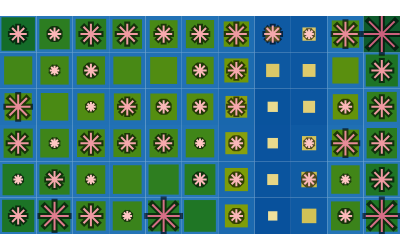

The cell this chart's notebook holds for it:
### Code cell
fig3 = basin.pond() \
    .pad_layer(gap="nogap") \
    .petal_layer() \
    .visualize(**plot_args);

### Figure 1 — Plotly figure (JSON) as saved in the notebook; plotly's stock layout.template omitted (floating-point values rounded to 4 significant figures)
{"data": [{"marker": {"color": "black", "line": {"color": "black", "width": 6}, "opacity": 0.6, "size": [17.14, 28.46, 20.91, 9.6, 32.23, 13.37, 13.37, 32.23, 9.6, 17.14, 9.6, 13.37, 13.37, 13.37, 9.6, 20.91, 20.91, 9.6, 20.91, 17.14, 17.14, 9.6, 13.37, 9.6, 24.69, 20.91, 24.69, 9.6, 17.14, 13.37, 13.37, 17.14, 13.37, 20.91, 9.6, 13.37, 13.37, 17.14, 20.91, 17.14, 13.37, 20.91, 20.91, 17.14, 17.14, 20.91, 17.14, 9.6, 24.69, 36.0], "symbol": "asterisk"}, "mode": "markers", "name": "Halo Layer", "x": [0, 1, 2, 3, 4, 6, 9, 10, 0, 1, 2, 5, 6, 8, 9, 10, 0, 1, 2, 3, 4, 5, 6, 8, 9, 10, 0, 2, 3, 4, 5, 6, 9, 10, 1, 2, 5, 6, 10, 0, 1, 2, 3, 4, 5, 6, 7, 8, 9, 10], "y": [0, 0, 0, 0, 0, 0, 0, 0, 1, 1, 1, 1, 1, 1, 1, 1, 2, 2, 2, 2, 2, 2, 2, 2, 2, 2, 3, 3, 3, 3, 3, 3, 3, 3, 4, 4, 4, 4, 4, 5, 5, 5, 5, 5, 5, 5, 5, 5, 5, 5], "type": "scatter"}, {"marker": {"color": [3, 6, 4, 1, 7, 2, 2, 7, 1, 3, 1, 2, 2, 2, 1, 4, 4, 1, 4, 3, 3, 1, 2, 1, 5, 4, 5, 1, 3, 2, 2, 3, 2, 4, 1, 2, 2, 3, 4, 3, 2, 4, 4, 3, 3, 4, 3, 1, 5, 8], "colorscale": [[0.0, "rgb(255, 198, 196)"], [0.3333, "rgb(244, 163, 168)"], [0.6667, "rgb(227, 129, 145)"], [1.0, "rgb(204, 96, 125)"]], "line": {"color": [3, 6, 4, 1, 7, 2, 2, 7, 1, 3, 1, 2, 2, 2, 1, 4, 4, 1, 4, 3, 3, 1, 2, 1, 5, 4, 5, 1, 3, 2, 2, 3, 2, 4, 1, 2, 2, 3, 4, 3, 2, 4, 4, 3, 3, 4, 3, 1, 5, 8], "colorscale": [[0.0, "rgb(255, 198, 196)"], [0.3333, "rgb(244, 163, 168)"], [0.6667, "rgb(227, 129, 145)"], [1.0, "rgb(204, 96, 125)"]], "width": 2}, "opacity": 1, "size": [14.29, 23.71, 17.43, 8.0, 26.86, 11.14, 11.14, 26.86, 8.0, 14.29, 8.0, 11.14, 11.14, 11.14, 8.0, 17.43, 17.43, 8.0, 17.43, 14.29, 14.29, 8.0, 11.14, 8.0, 20.57, 17.43, 20.57, 8.0, 14.29, 11.14, 11.14, 14.29, 11.14, 17.43, 8.0, 11.14, 11.14, 14.29, 17.43, 14.29, 11.14, 17.43, 17.43, 14.29, 14.29, 17.43, 14.29, 8.0, 20.57, 30.0], "symbol": "asterisk"}, "mode": "markers", "name": "Training Activation", "x": [0, 1, 2, 3, 4, 6, 9, 10, 0, 1, 2, 5, 6, 8, 9, 10, 0, 1, 2, 3, 4, 5, 6, 8, 9, 10, 0, 2, 3, 4, 5, 6, 9, 10, 1, 2, 5, 6, 10, 0, 1, 2, 3, 4, 5, 6, 7, 8, 9, 10], "y": [0, 0, 0, 0, 0, 0, 0, 0, 1, 1, 1, 1, 1, 1, 1, 1, 2, 2, 2, 2, 2, 2, 2, 2, 2, 2, 3, 3, 3, 3, 3, 3, 3, 3, 4, 4, 4, 4, 4, 5, 5, 5, 5, 5, 5, 5, 5, 5, 5, 5], "type": "scatter"}], "layout": {"shapes": [{"fillcolor": "rgb(41, 121, 185)", "layer": "between", "line": {"width": 0}, "type": "rect", "x0": -0.5, "x1": 0.5, "xref": "x", "y0": -0.5, "y1": 0.5, "yref": "y"}, {"fillcolor": "rgb(40, 120, 185)", "layer": "between", "line": {"width": 0}, "type": "rect", "x0": 0.5, "x1": 1.5, "xref": "x", "y0": -0.5, "y1": 0.5, "yref": "y"}, {"fillcolor": "rgb(36, 116, 183)", "layer": "between", "line": {"width": 0}, "type": "rect", "x0": 1.5, "x1": 2.5, "xref": "x", "y0": -0.5, "y1": 0.5, "yref": "y"}, {"fillcolor": "rgb(36, 116, 182)", "layer": "between", "line": {"width": 0}, "type": "rect", "x0": 2.5, "x1": 3.5, "xref": "x", "y0": -0.5, "y1": 0.5, "yref": "y"}, {"fillcolor": "rgb(39, 119, 184)", "layer": "between", "line": {"width": 0}, "type": "rect", "x0": 3.5, "x1": 4.5, "xref": "x", "y0": -0.5, "y1": 0.5, "yref": "y"}, {"fillcolor": "rgb(41, 121, 185)", "layer": "between", "line": {"width": 0}, "type": "rect", "x0": 4.5, "x1": 5.5, "xref": "x", "y0": -0.5, "y1": 0.5, "yref": "y"}, {"fillcolor": "rgb(27, 105, 175)", "layer": "between", "line": {"width": 0}, "type": "rect", "x0": 5.5, "x1": 6.5, "xref": "x", "y0": -0.5, "y1": 0.5, "yref": "y"}, {"fillcolor": "rgb(8, 81, 156)", "layer": "between", "line": {"width": 0}, "type": "rect", "x0": 6.5, "x1": 7.5, "xref": "x", "y0": -0.5, "y1": 0.5, "yref": "y"}, {"fillcolor": "rgb(15, 90, 163)", "layer": "between", "line": {"width": 0}, "type": "rect", "x0": 7.5, "x1": 8.5, "xref": "x", "y0": -0.5, "y1": 0.5, "yref": "y"}, {"fillcolor": "rgb(36, 116, 182)", "layer": "between", "line": {"width": 0}, "type": "rect", "x0": 8.5, "x1": 9.5, "xref": "x", "y0": -0.5, "y1": 0.5, "yref": "y"}, {"fillcolor": "rgb(40, 120, 185)", "layer": "between", "line": {"width": 0}, "type": "rect", "x0": 9.5, "x1": 10.5, "xref": "x", "y0": -0.5, "y1": 0.5, "yref": "y"}, {"fillcolor": "rgb(40, 120, 185)", "layer": "between", "line": {"width": 0}, "type": "rect", "x0": -0.5, "x1": 0.5, "xref": "x", "y0": 0.5, "y1": 1.5, "yref": "y"}, {"fillcolor": "rgb(38, 118, 183)", "layer": "between", "line": {"width": 0}, "type": "rect", "x0": 0.5, "x1": 1.5, "xref": "x", "y0": 0.5, "y1": 1.5, "yref": "y"}, {"fillcolor": "rgb(35, 115, 182)", "layer": "between", "line": {"width": 0}, "type": "rect", "x0": 1.5, "x1": 2.5, "xref": "x", "y0": 0.5, "y1": 1.5, "yref": "y"}, {"fillcolor": "rgb(35, 115, 182)", "layer": "between", "line": {"width": 0}, "type": "rect", "x0": 2.5, "x1": 3.5, "xref": "x", "y0": 0.5, "y1": 1.5, "yref": "y"}, {"fillcolor": "rgb(38, 118, 183)", "layer": "between", "line": {"width": 0}, "type": "rect", "x0": 3.5, "x1": 4.5, "xref": "x", "y0": 0.5, "y1": 1.5, "yref": "y"}, {"fillcolor": "rgb(39, 119, 184)", "layer": "between", "line": {"width": 0}, "type": "rect", "x0": 4.5, "x1": 5.5, "xref": "x", "y0": 0.5, "y1": 1.5, "yref": "y"}, {"fillcolor": "rgb(27, 105, 175)", "layer": "between", "line": {"width": 0}, "type": "rect", "x0": 5.5, "x1": 6.5, "xref": "x", "y0": 0.5, "y1": 1.5, "yref": "y"}, {"fillcolor": "rgb(10, 84, 158)", "layer": "between", "line": {"width": 0}, "type": "rect", "x0": 6.5, "x1": 7.5, "xref": "x", "y0": 0.5, "y1": 1.5, "yref": "y"}, {"fillcolor": "rgb(16, 92, 164)", "layer": "between", "line": {"width": 0}, "type": "rect", "x0": 7.5, "x1": 8.5, "xref": "x", "y0": 0.5, "y1": 1.5, "yref": "y"}, {"fillcolor": "rgb(35, 115, 182)", "layer": "between", "line": {"width": 0}, "type": "rect", "x0": 8.5, "x1": 9.5, "xref": "x", "y0": 0.5, "y1": 1.5, "yref": "y"}, {"fillcolor": "rgb(41, 121, 185)", "layer": "between", "line": {"width": 0}, "type": "rect", "x0": 9.5, "x1": 10.5, "xref": "x", "y0": 0.5, "y1": 1.5, "yref": "y"}, {"fillcolor": "rgb(36, 116, 183)", "layer": "between", "line": {"width": 0}, "type": "rect", "x0": -0.5, "x1": 0.5, "xref": "x", "y0": 1.5, "y1": 2.5, "yref": "y"}, {"fillcolor": "rgb(35, 115, 182)", "layer": "between", "line": {"width": 0}, "type": "rect", "x0": 0.5, "x1": 1.5, "xref": "x", "y0": 1.5, "y1": 2.5, "yref": "y"}, {"fillcolor": "rgb(33, 113, 181)", "layer": "between", "line": {"width": 0}, "type": "rect", "x0": 1.5, "x1": 2.5, "xref": "x", "y0": 1.5, "y1": 2.5, "yref": "y"}, {"fillcolor": "rgb(33, 113, 181)", "layer": "between", "line": {"width": 0}, "type": "rect", "x0": 2.5, "x1": 3.5, "xref": "x", "y0": 1.5, "y1": 2.5, "yref": "y"}, {"fillcolor": "rgb(34, 114, 182)", "layer": "between", "line": {"width": 0}, "type": "rect", "x0": 3.5, "x1": 4.5, "xref": "x", "y0": 1.5, "y1": 2.5, "yref": "y"}, {"fillcolor": "rgb(35, 115, 182)", "layer": "between", "line": {"width": 0}, "type": "rect", "x0": 4.5, "x1": 5.5, "xref": "x", "y0": 1.5, "y1": 2.5, "yref": "y"}, {"fillcolor": "rgb(26, 103, 174)", "layer": "between", "line": {"width": 0}, "type": "rect", "x0": 5.5, "x1": 6.5, "xref": "x", "y0": 1.5, "y1": 2.5, "yref": "y"}, {"fillcolor": "rgb(10, 83, 158)", "layer": "between", "line": {"width": 0}, "type": "rect", "x0": 6.5, "x1": 7.5, "xref": "x", "y0": 1.5, "y1": 2.5, "yref": "y"}, {"fillcolor": "rgb(15, 90, 163)", "layer": "between", "line": {"width": 0}, "type": "rect", "x0": 7.5, "x1": 8.5, "xref": "x", "y0": 1.5, "y1": 2.5, "yref": "y"}, {"fillcolor": "rgb(32, 112, 180)", "layer": "between", "line": {"width": 0}, "type": "rect", "x0": 8.5, "x1": 9.5, "xref": "x", "y0": 1.5, "y1": 2.5, "yref": "y"}, {"fillcolor": "rgb(38, 118, 184)", "layer": "between", "line": {"width": 0}, "type": "rect", "x0": 9.5, "x1": 10.5, "xref": "x", "y0": 1.5, "y1": 2.5, "yref": "y"}, {"fillcolor": "rgb(33, 113, 181)", "layer": "between", "line": {"width": 0}, "type": "rect", "x0": -0.5, "x1": 0.5, "xref": "x", "y0": 2.5, "y1": 3.5, "yref": "y"}, {"fillcolor": "rgb(33, 113, 181)", "layer": "between", "line": {"width": 0}, "type": "rect", "x0": 0.5, "x1": 1.5, "xref": "x", "y0": 2.5, "y1": 3.5, "yref": "y"}, {"fillcolor": "rgb(32, 112, 180)", "layer": "between", "line": {"width": 0}, "type": "rect", "x0": 1.5, "x1": 2.5, "xref": "x", "y0": 2.5, "y1": 3.5, "yref": "y"}, {"fillcolor": "rgb(32, 112, 180)", "layer": "between", "line": {"width": 0}, "type": "rect", "x0": 2.5, "x1": 3.5, "xref": "x", "y0": 2.5, "y1": 3.5, "yref": "y"}, {"fillcolor": "rgb(32, 111, 180)", "layer": "between", "line": {"width": 0}, "type": "rect", "x0": 3.5, "x1": 4.5, "xref": "x", "y0": 2.5, "y1": 3.5, "yref": "y"}, {"fillcolor": "rgb(32, 112, 180)", "layer": "between", "line": {"width": 0}, "type": "rect", "x0": 4.5, "x1": 5.5, "xref": "x", "y0": 2.5, "y1": 3.5, "yref": "y"}, {"fillcolor": "rgb(25, 103, 173)", "layer": "between", "line": {"width": 0}, "type": "rect", "x0": 5.5, "x1": 6.5, "xref": "x", "y0": 2.5, "y1": 3.5, "yref": "y"}, {"fillcolor": "rgb(9, 83, 157)", "layer": "between", "line": {"width": 0}, "type": "rect", "x0": 6.5, "x1": 7.5, "xref": "x", "y0": 2.5, "y1": 3.5, "yref": "y"}, {"fillcolor": "rgb(12, 86, 160)", "layer": "between", "line": {"width": 0}, "type": "rect", "x0": 7.5, "x1": 8.5, "xref": "x", "y0": 2.5, "y1": 3.5, "yref": "y"}, {"fillcolor": "rgb(30, 109, 178)", "layer": "between", "line": {"width": 0}, "type": "rect", "x0": 8.5, "x1": 9.5, "xref": "x", "y0": 2.5, "y1": 3.5, "yref": "y"}, {"fillcolor": "rgb(37, 117, 183)", "layer": "between", "line": {"width": 0}, "type": "rect", "x0": 9.5, "x1": 10.5, "xref": "x", "y0": 2.5, "y1": 3.5, "yref": "y"}, {"fillcolor": "rgb(34, 114, 182)", "layer": "between", "line": {"width": 0}, "type": "rect", "x0": -0.5, "x1": 0.5, "xref": "x", "y0": 3.5, "y1": 4.5, "yref": "y"}, {"fillcolor": "rgb(34, 114, 182)", "layer": "between", "line": {"width": 0}, "type": "rect", "x0": 0.5, "x1": 1.5, "xref": "x", "y0": 3.5, "y1": 4.5, "yref": "y"}, {"fillcolor": "rgb(34, 114, 182)", "layer": "between", "line": {"width": 0}, "type": "rect", "x0": 1.5, "x1": 2.5, "xref": "x", "y0": 3.5, "y1": 4.5, "yref": "y"}, {"fillcolor": "rgb(33, 113, 181)", "layer": "between", "line": {"width": 0}, "type": "rect", "x0": 2.5, "x1": 3.5, "xref": "x", "y0": 3.5, "y1": 4.5, "yref": "y"}, {"fillcolor": "rgb(32, 112, 180)", "layer": "between", "line": {"width": 0}, "type": "rect", "x0": 3.5, "x1": 4.5, "xref": "x", "y0": 3.5, "y1": 4.5, "yref": "y"}, {"fillcolor": "rgb(33, 113, 181)", "layer": "between", "line": {"width": 0}, "type": "rect", "x0": 4.5, "x1": 5.5, "xref": "x", "y0": 3.5, "y1": 4.5, "yref": "y"}, {"fillcolor": "rgb(28, 107, 176)", "layer": "between", "line": {"width": 0}, "type": "rect", "x0": 5.5, "x1": 6.5, "xref": "x", "y0": 3.5, "y1": 4.5, "yref": "y"}, {"fillcolor": "rgb(13, 88, 161)", "layer": "between", "line": {"width": 0}, "type": "rect", "x0": 6.5, "x1": 7.5, "xref": "x", "y0": 3.5, "y1": 4.5, "yref": "y"}, {"fillcolor": "rgb(13, 87, 161)", "layer": "between", "line": {"width": 0}, "type": "rect", "x0": 7.5, "x1": 8.5, "xref": "x", "y0": 3.5, "y1": 4.5, "yref": "y"}, {"fillcolor": "rgb(31, 111, 179)", "layer": "between", "line": {"width": 0}, "type": "rect", "x0": 8.5, "x1": 9.5, "xref": "x", "y0": 3.5, "y1": 4.5, "yref": "y"}, {"fillcolor": "rgb(41, 121, 185)", "layer": "between", "line": {"width": 0}, "type": "rect", "x0": 9.5, "x1": 10.5, "xref": "x", "y0": 3.5, "y1": 4.5, "yref": "y"}, {"fillcolor": "rgb(44, 124, 187)", "layer": "between", "line": {"width": 0}, "type": "rect", "x0": -0.5, "x1": 0.5, "xref": "x", "y0": 4.5, "y1": 5.5, "yref": "y"}, {"fillcolor": "rgb(38, 118, 184)", "layer": "between", "line": {"width": 0}, "type": "rect", "x0": 0.5, "x1": 1.5, "xref": "x", "y0": 4.5, "y1": 5.5, "yref": "y"}, {"fillcolor": "rgb(38, 118, 184)", "layer": "between", "line": {"width": 0}, "type": "rect", "x0": 1.5, "x1": 2.5, "xref": "x", "y0": 4.5, "y1": 5.5, "yref": "y"}, {"fillcolor": "rgb(37, 117, 183)", "layer": "between", "line": {"width": 0}, "type": "rect", "x0": 2.5, "x1": 3.5, "xref": "x", "y0": 4.5, "y1": 5.5, "yref": "y"}, {"fillcolor": "rgb(34, 114, 181)", "layer": "between", "line": {"width": 0}, "type": "rect", "x0": 3.5, "x1": 4.5, "xref": "x", "y0": 4.5, "y1": 5.5, "yref": "y"}, {"fillcolor": "rgb(34, 114, 182)", "layer": "between", "line": {"width": 0}, "type": "rect", "x0": 4.5, "x1": 5.5, "xref": "x", "y0": 4.5, "y1": 5.5, "yref": "y"}, {"fillcolor": "rgb(30, 109, 178)", "layer": "between", "line": {"width": 0}, "type": "rect", "x0": 5.5, "x1": 6.5, "xref": "x", "y0": 4.5, "y1": 5.5, "yref": "y"}, {"fillcolor": "rgb(15, 90, 163)", "layer": "between", "line": {"width": 0}, "type": "rect", "x0": 6.5, "x1": 7.5, "xref": "x", "y0": 4.5, "y1": 5.5, "yref": "y"}, {"fillcolor": "rgb(13, 88, 161)", "layer": "between", "line": {"width": 0}, "type": "rect", "x0": 7.5, "x1": 8.5, "xref": "x", "y0": 4.5, "y1": 5.5, "yref": "y"}, {"fillcolor": "rgb(33, 113, 181)", "layer": "between", "line": {"width": 0}, "type": "rect", "x0": 8.5, "x1": 9.5, "xref": "x", "y0": 4.5, "y1": 5.5, "yref": "y"}, {"fillcolor": "rgb(49, 129, 189)", "layer": "between", "line": {"width": 0}, "type": "rect", "x0": 9.5, "x1": 10.5, "xref": "x", "y0": 4.5, "y1": 5.5, "yref": "y"}, {"fillcolor": "rgb(28, 115, 38)", "layer": "between", "line": {"width": 0}, "type": "rect", "x0": -0.4422, "x1": 0.4422, "xref": "x", "y0": -0.4422, "y1": 0.4422, "yref": "y"}, {"fillcolor": "rgb(32, 119, 37)", "layer": "between", "line": {"width": 0}, "type": "rect", "x0": 0.5662, "x1": 1.434, "xref": "x", "y0": -0.4338, "y1": 0.4338, "yref": "y"}, {"fillcolor": "rgb(55, 129, 28)", "layer": "between", "line": {"width": 0}, "type": "rect", "x0": 1.596, "x1": 2.404, "xref": "x", "y0": -0.4039, "y1": 0.4039, "yref": "y"}, {"fillcolor": "rgb(58, 131, 27)", "layer": "between", "line": {"width": 0}, "type": "rect", "x0": 2.601, "x1": 3.399, "xref": "x", "y0": -0.3993, "y1": 0.3993, "yref": "y"}, {"fillcolor": "rgb(36, 122, 36)", "layer": "between", "line": {"width": 0}, "type": "rect", "x0": 3.573, "x1": 4.427, "xref": "x", "y0": -0.4269, "y1": 0.4269, "yref": "y"}, {"fillcolor": "rgb(31, 118, 37)", "layer": "between", "line": {"width": 0}, "type": "rect", "x0": 4.564, "x1": 5.436, "xref": "x", "y0": -0.4362, "y1": 0.4362, "yref": "y"}, {"fillcolor": "rgb(127, 157, 9)", "layer": "between", "line": {"width": 0}, "type": "rect", "x0": 5.685, "x1": 6.315, "xref": "x", "y0": -0.3154, "y1": 0.3154, "yref": "y"}, {"fillcolor": "rgb(239, 225, 156)", "layer": "between", "line": {"width": 0}, "type": "rect", "x0": 6.872, "x1": 7.128, "xref": "x", "y0": -0.1284, "y1": 0.1284, "yref": "y"}, {"fillcolor": "rgb(209, 193, 86)", "layer": "between", "line": {"width": 0}, "type": "rect", "x0": 7.8, "x1": 8.2, "xref": "x", "y0": -0.2, "y1": 0.2, "yref": "y"}, {"fillcolor": "rgb(59, 131, 26)", "layer": "between", "line": {"width": 0}, "type": "rect", "x0": 8.602, "x1": 9.398, "xref": "x", "y0": -0.3984, "y1": 0.3984, "yref": "y"}, {"fillcolor": "rgb(32, 119, 37)", "layer": "between", "line": {"width": 0}, "type": "rect", "x0": 9.566, "x1": 10.43, "xref": "x", "y0": -0.4341, "y1": 0.4341, "yref": "y"}, {"fillcolor": "rgb(34, 120, 36)", "layer": "between", "line": {"width": 0}, "type": "rect", "x0": -0.4304, "x1": 0.4304, "xref": "x", "y0": 0.5696, "y1": 1.43, "yref": "y"}, {"fillcolor": "rgb(46, 126, 32)", "layer": "between", "line": {"width": 0}, "type": "rect", "x0": 0.5852, "x1": 1.415, "xref": "x", "y0": 0.5852, "y1": 1.415, "yref": "y"}, {"fillcolor": "rgb(62, 132, 25)", "layer": "between", "line": {"width": 0}, "type": "rect", "x0": 1.605, "x1": 2.395, "xref": "x", "y0": 0.6053, "y1": 1.395, "yref": "y"}, {"fillcolor": "rgb(63, 133, 25)", "layer": "between", "line": {"width": 0}, "type": "rect", "x0": 2.606, "x1": 3.394, "xref": "x", "y0": 0.6063, "y1": 1.394, "yref": "y"}, {"fillcolor": "rgb(46, 126, 32)", "layer": "between", "line": {"width": 0}, "type": "rect", "x0": 3.585, "x1": 4.415, "xref": "x", "y0": 0.5854, "y1": 1.415, "yref": "y"}, {"fillcolor": "rgb(39, 123, 34)", "layer": "between", "line": {"width": 0}, "type": "rect", "x0": 4.577, "x1": 5.423, "xref": "x", "y0": 0.5769, "y1": 1.423, "yref": "y"}, {"fillcolor": "rgb(124, 156, 8)", "layer": "between", "line": {"width": 0}, "type": "rect", "x0": 5.681, "x1": 6.319, "xref": "x", "y0": 0.6813, "y1": 1.319, "yref": "y"}, {"fillcolor": "rgb(231, 214, 133)", "layer": "between", "line": {"width": 0}, "type": "rect", "x0": 6.849, "x1": 7.151, "xref": "x", "y0": 0.8488, "y1": 1.151, "yref": "y"}, {"fillcolor": "rgb(202, 188, 74)", "layer": "between", "line": {"width": 0}, "type": "rect", "x0": 7.787, "x1": 8.213, "xref": "x", "y0": 0.7872, "y1": 1.213, "yref": "y"}, {"fillcolor": "rgb(65, 134, 24)", "layer": "between", "line": {"width": 0}, "type": "rect", "x0": 8.609, "x1": 9.391, "xref": "x", "y0": 0.6085, "y1": 1.391, "yref": "y"}, {"fillcolor": "rgb(31, 117, 37)", "layer": "between", "line": {"width": 0}, "type": "rect", "x0": 9.563, "x1": 10.44, "xref": "x", "y0": 0.5628, "y1": 1.437, "yref": "y"}, {"fillcolor": "rgb(57, 130, 27)", "layer": "between", "line": {"width": 0}, "type": "rect", "x0": -0.4008, "x1": 0.4008, "xref": "x", "y0": 1.599, "y1": 2.401, "yref": "y"}, {"fillcolor": "rgb(63, 133, 25)", "layer": "between", "line": {"width": 0}, "type": "rect", "x0": 0.606, "x1": 1.394, "xref": "x", "y0": 1.606, "y1": 2.394, "yref": "y"}, {"fillcolor": "rgb(72, 137, 21)", "layer": "between", "line": {"width": 0}, "type": "rect", "x0": 1.618, "x1": 2.382, "xref": "x", "y0": 1.618, "y1": 2.382, "yref": "y"}, {"fillcolor": "rgb(72, 137, 21)", "layer": "between", "line": {"width": 0}, "type": "rect", "x0": 2.618, "x1": 3.382, "xref": "x", "y0": 1.618, "y1": 2.382, "yref": "y"}, {"fillcolor": "rgb(67, 134, 23)", "layer": "between", "line": {"width": 0}, "type": "rect", "x0": 3.611, "x1": 4.389, "xref": "x", "y0": 1.611, "y1": 2.389, "yref": "y"}, {"fillcolor": "rgb(64, 134, 24)", "layer": "between", "line": {"width": 0}, "type": "rect", "x0": 4.608, "x1": 5.392, "xref": "x", "y0": 1.608, "y1": 2.392, "yref": "y"}, {"fillcolor": "rgb(136, 160, 13)", "layer": "between", "line": {"width": 0}, "type": "rect", "x0": 5.696, "x1": 6.304, "xref": "x", "y0": 1.696, "y1": 2.304, "yref": "y"}, {"fillcolor": "rgb(233, 218, 141)", "layer": "between", "line": {"width": 0}, "type": "rect", "x0": 6.856, "x1": 7.144, "xref": "x", "y0": 1.856, "y1": 2.144, "yref": "y"}, {"fillcolor": "rgb(212, 194, 90)", "layer": "between", "line": {"width": 0}, "type": "rect", "x0": 7.804, "x1": 8.196, "xref": "x", "y0": 1.804, "y1": 2.196, "yref": "y"}, {"fillcolor": "rgb(80, 140, 18)", "layer": "between", "line": {"width": 0}, "type": "rect", "x0": 8.627, "x1": 9.373, "xref": "x", "y0": 1.627, "y1": 2.373, "yref": "y"}, {"fillcolor": "rgb(43, 124, 33)", "layer": "between", "line": {"width": 0}, "type": "rect", "x0": 9.582, "x1": 10.42, "xref": "x", "y0": 1.582, "y1": 2.418, "yref": "y"}, {"fillcolor": "rgb(77, 139, 19)", "layer": "between", "line": {"width": 0}, "type": "rect", "x0": -0.3756, "x1": 0.3756, "xref": "x", "y0": 2.624, "y1": 3.376, "yref": "y"}, {"fillcolor": "rgb(74, 138, 20)", "layer": "between", "line": {"width": 0}, "type": "rect", "x0": 0.6206, "x1": 1.379, "xref": "x", "y0": 2.621, "y1": 3.379, "yref": "y"}, {"fillcolor": "rgb(80, 140, 18)", "layer": "between", "line": {"width": 0}, "type": "rect", "x0": 1.628, "x1": 2.372, "xref": "x", "y0": 2.628, "y1": 3.372, "yref": "y"}, {"fillcolor": "rgb(83, 141, 17)", "layer": "between", "line": {"width": 0}, "type": "rect", "x0": 2.631, "x1": 3.369, "xref": "x", "y0": 2.631, "y1": 3.369, "yref": "y"}, {"fillcolor": "rgb(85, 142, 16)", "layer": "between", "line": {"width": 0}, "type": "rect", "x0": 3.634, "x1": 4.366, "xref": "x", "y0": 2.634, "y1": 3.366, "yref": "y"}, {"fillcolor": "rgb(84, 141, 17)", "layer": "between", "line": {"width": 0}, "type": "rect", "x0": 4.633, "x1": 5.367, "xref": "x", "y0": 2.633, "y1": 3.367, "yref": "y"}, {"fillcolor": "rgb(140, 161, 14)", "layer": "between", "line": {"width": 0}, "type": "rect", "x0": 5.701, "x1": 6.299, "xref": "x", "y0": 2.701, "y1": 3.299, "yref": "y"}, {"fillcolor": "rgb(234, 219, 143)", "layer": "between", "line": {"width": 0}, "type": "rect", "x0": 6.859, "x1": 7.141, "xref": "x", "y0": 2.859, "y1": 3.141, "yref": "y"}, {"fillcolor": "rgb(226, 207, 119)", "layer": "between", "line": {"width": 0}, "type": "rect", "x0": 7.835, "x1": 8.165, "xref": "x", "y0": 2.835, "y1": 3.165, "yref": "y"}, {"fillcolor": "rgb(100, 147, 11)", "layer": "between", "line": {"width": 0}, "type": "rect", "x0": 8.652, "x1": 9.348, "xref": "x", "y0": 2.652, "y1": 3.348, "yref": "y"}, {"fillcolor": "rgb(49, 127, 30)", "layer": "between", "line": {"width": 0}, "type": "rect", "x0": 9.59, "x1": 10.41, "xref": "x", "y0": 2.59, "y1": 3.41, "yref": "y"}, {"fillcolor": "rgb(68, 135, 23)", "layer": "between", "line": {"width": 0}, "type": "rect", "x0": -0.3873, "x1": 0.3873, "xref": "x", "y0": 3.613, "y1": 4.387, "yref": "y"}, {"fillcolor": "rgb(67, 134, 23)", "layer": "between", "line": {"width": 0}, "type": "rect", "x0": 0.6111, "x1": 1.389, "xref": "x", "y0": 3.611, "y1": 4.389, "yref": "y"}, {"fillcolor": "rgb(66, 134, 23)", "layer": "between", "line": {"width": 0}, "type": "rect", "x0": 1.611, "x1": 2.389, "xref": "x", "y0": 3.611, "y1": 4.389, "yref": "y"}, {"fillcolor": "rgb(72, 137, 21)", "layer": "between", "line": {"width": 0}, "type": "rect", "x0": 2.618, "x1": 3.382, "xref": "x", "y0": 3.618, "y1": 4.382, "yref": "y"}, {"fillcolor": "rgb(81, 140, 18)", "layer": "between", "line": {"width": 0}, "type": "rect", "x0": 3.629, "x1": 4.371, "xref": "x", "y0": 3.629, "y1": 4.371, "yref": "y"}, {"fillcolor": "rgb(77, 139, 19)", "layer": "between", "line": {"width": 0}, "type": "rect", "x0": 4.624, "x1": 5.376, "xref": "x", "y0": 3.624, "y1": 4.376, "yref": "y"}, {"fillcolor": "rgb(114, 152, 6)", "layer": "between", "line": {"width": 0}, "type": "rect", "x0": 5.67, "x1": 6.33, "xref": "x", "y0": 3.67, "y1": 4.33, "yref": "y"}, {"fillcolor": "rgb(219, 200, 103)", "layer": "between", "line": {"width": 0}, "type": "rect", "x0": 6.818, "x1": 7.182, "xref": "x", "y0": 3.818, "y1": 4.182, "yref": "y"}, {"fillcolor": "rgb(222, 202, 107)", "layer": "between", "line": {"width": 0}, "type": "rect", "x0": 7.823, "x1": 8.177, "xref": "x", "y0": 3.823, "y1": 4.177, "yref": "y"}, {"fillcolor": "rgb(90, 143, 15)", "layer": "between", "line": {"width": 0}, "type": "rect", "x0": 8.64, "x1": 9.36, "xref": "x", "y0": 3.64, "y1": 4.36, "yref": "y"}, {"fillcolor": "rgb(29, 116, 38)", "layer": "between", "line": {"width": 0}, "type": "rect", "x0": 9.559, "x1": 10.44, "xref": "x", "y0": 3.559, "y1": 4.441, "yref": "y"}, {"fillcolor": "rgb(20, 108, 41)", "layer": "between", "line": {"width": 0}, "type": "rect", "x0": -0.4602, "x1": 0.4602, "xref": "x", "y0": 4.54, "y1": 5.46, "yref": "y"}, {"fillcolor": "rgb(44, 125, 33)", "layer": "between", "line": {"width": 0}, "type": "rect", "x0": 0.5825, "x1": 1.417, "xref": "x", "y0": 4.583, "y1": 5.417, "yref": "y"}, {"fillcolor": "rgb(42, 124, 33)", "layer": "between", "line": {"width": 0}, "type": "rect", "x0": 1.58, "x1": 2.42, "xref": "x", "y0": 4.58, "y1": 5.42, "yref": "y"}, {"fillcolor": "rgb(53, 129, 29)", "layer": "between", "line": {"width": 0}, "type": "rect", "x0": 2.595, "x1": 3.405, "xref": "x", "y0": 4.595, "y1": 5.405, "yref": "y"}, {"fillcolor": "rgb(72, 137, 21)", "layer": "between", "line": {"width": 0}, "type": "rect", "x0": 3.617, "x1": 4.383, "xref": "x", "y0": 4.617, "y1": 5.383, "yref": "y"}, {"fillcolor": "rgb(68, 135, 23)", "layer": "between", "line": {"width": 0}, "type": "rect", "x0": 4.612, "x1": 5.388, "xref": "x", "y0": 4.612, "y1": 5.388, "yref": "y"}, {"fillcolor": "rgb(100, 147, 11)", "layer": "between", "line": {"width": 0}, "type": "rect", "x0": 5.652, "x1": 6.348, "xref": "x", "y0": 4.652, "y1": 5.348, "yref": "y"}, {"fillcolor": "rgb(209, 192, 84)", "layer": "between", "line": {"width": 0}, "type": "rect", "x0": 6.799, "x1": 7.201, "xref": "x", "y0": 4.799, "y1": 5.201, "yref": "y"}, {"fillcolor": "rgb(219, 199, 102)", "layer": "between", "line": {"width": 0}, "type": "rect", "x0": 7.817, "x1": 8.183, "xref": "x", "y0": 4.817, "y1": 5.183, "yref": "y"}, {"fillcolor": "rgb(77, 139, 19)", "layer": "between", "line": {"width": 0}, "type": "rect", "x0": 8.625, "x1": 9.375, "xref": "x", "y0": 4.625, "y1": 5.375, "yref": "y"}, {"fillcolor": "rgb(14, 90, 44)", "layer": "between", "line": {"width": 0}, "type": "rect", "x0": 9.5, "x1": 10.5, "xref": "x", "y0": 4.5, "y1": 5.5, "yref": "y"}], "xaxis": {"showticklabels": false, "range": [-0.5, 10.5], "scaleanchor": "y", "constrain": "domain", "ticks": "", "ticklen": 10, "ticklabelstandoff": 0, "zeroline": false, "showgrid": false}, "yaxis": {"showticklabels": false, "range": [-0.5, 5.5], "constrain": "domain", "ticks": "", "ticklen": 10, "ticklabelstandoff": 0, "zeroline": false, "showgrid": false}, "margin": {"l": 0, "r": 0, "t": 0, "b": 0, "pad": 0}, "font": {"size": 35}, "autosize": true, "showlegend": false, "width": 400, "height": 250, "paper_bgcolor": "rgba(0,0,0,0)", "plot_bgcolor": "rgba(0,0,0,0)"}}
